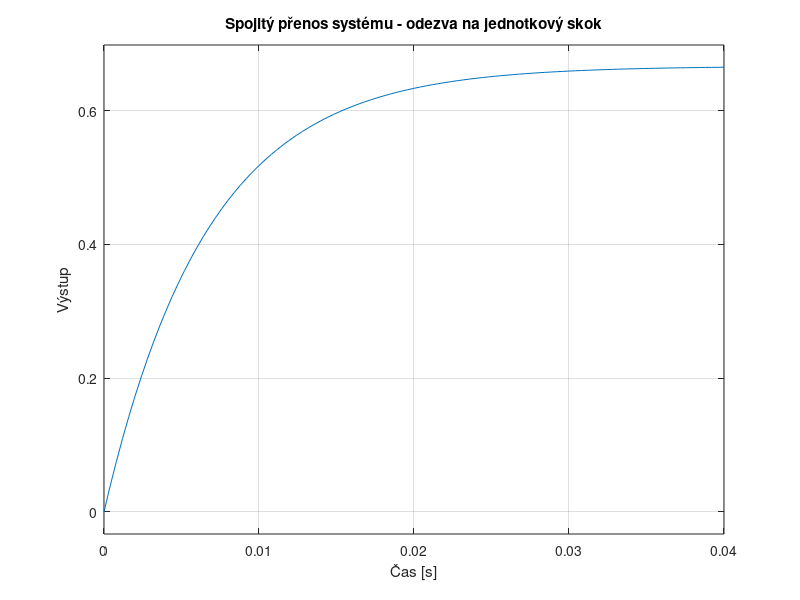
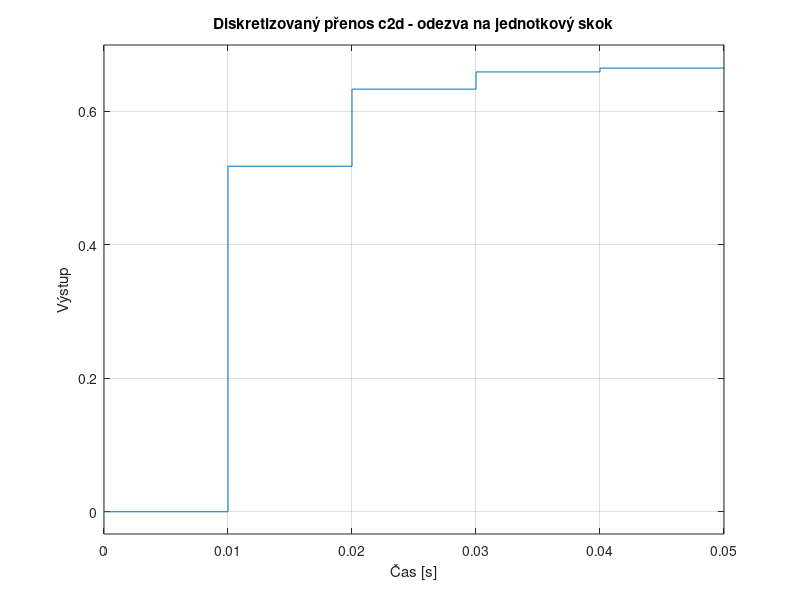
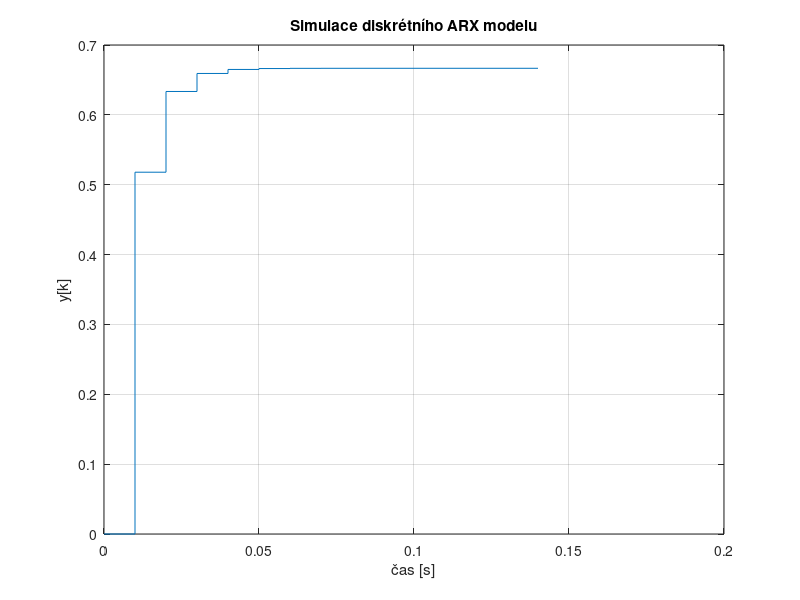
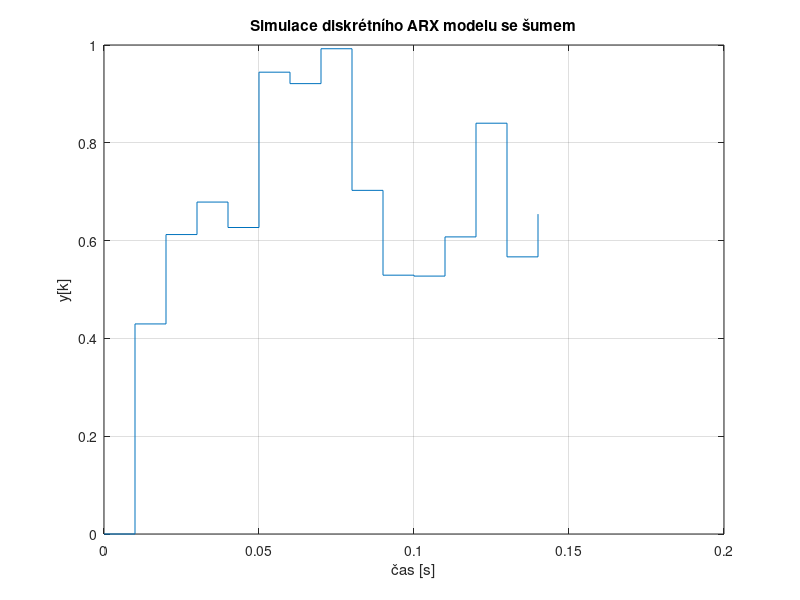

The MATLAB script that drew these images, in order: (Note: this script raises an error after producing the figures.)
R1=10;
R2=20;
C=0.001;
Ts=0.01;


%g1
T=((R1*R2)/(R1+R2))*C;
K=R2/(R1+R2);

%g2
a1k=-exp(-Ts/T);
b1k=K*(1-exp(-(Ts/T)));

theta_k=[a1k;b1k];
p=[R1;R2;C];

numerator = K;
denominator = [T 1];
G = tf(numerator, denominator); %přenos 

Gd = c2d(G, Ts, 'zoh'); %diskrétní přenos


figure;
step(G);
grid on;
title('Spojitý přenos systému - odezva na jednotkový skok');
xlabel('Čas [s]');
ylabel('Výstup');

figure;
step(Gd);
grid on;
title('Diskretizovaný přenos c2d - odezva na jednotkový skok');
xlabel('Čas [s]');
ylabel('Výstup');

%% simulace - inicializace parametrů


N = 15;             % počet kroků simulace
Ts = 0.01;           % vzorkovací perioda
u = ones(1, N);      % vstup (např. skoková funkce)
y = zeros(1, N);     % výstup
%y(1)=1;



%% simulace ARX modelu bez šumu


for k = 2:N
    y(k) = -a1k * y(k-1) + b1k * u(k-1);

end

% Zobrazení výsledků
figure;
time = (0:N-1) * Ts;
stairs(time, y);
xlabel('čas [s]');
ylabel('y[k]');
title('Simulace diskrétního ARX modelu');
grid on;


%% simulace ARX modelu s šumem



%noise = zeros(1, N);
whiteNoise = sqrt(0.02) * randn(N, 1);


for k = 2:N

    
    y(k) = -a1k * y(k-1) + b1k * u(k-1)+whiteNoise(k);

end

% Zobrazení výsledků
figure;
time = (0:N-1) * Ts;
stairs(time, y);
xlabel('čas [s]');
ylabel('y[k]');
title('Simulace diskrétního ARX modelu se šumem');
grid on;

figure;
plot(whiteNoise, 'ro', 'LineStyle','none','MarkerFaceColor','r');
hold on;
yline(0, 'k-', 'LineWidth', 1.5);  % Vodorovná čára na y=0
title('Bílý šum');




